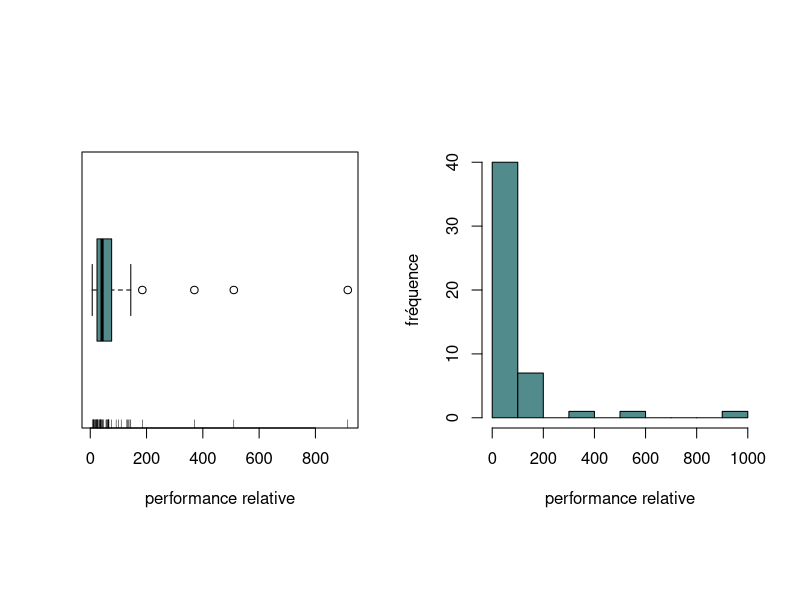
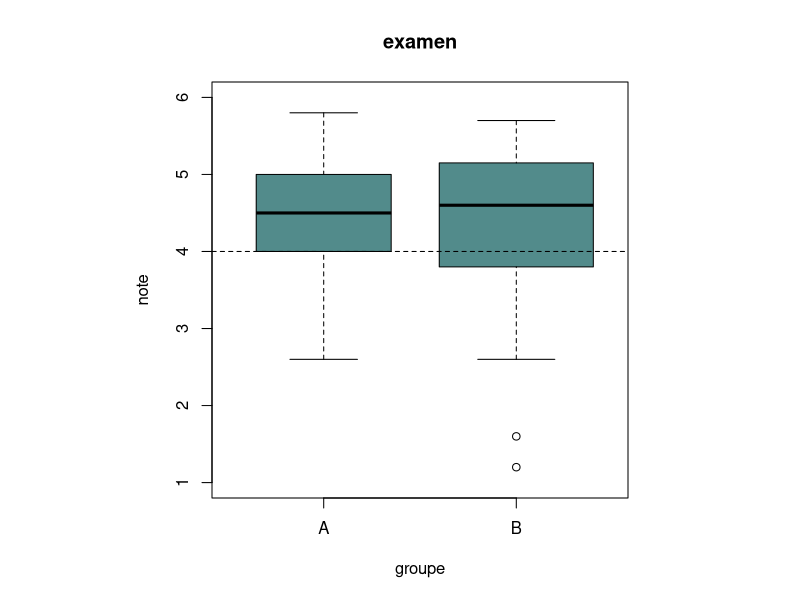
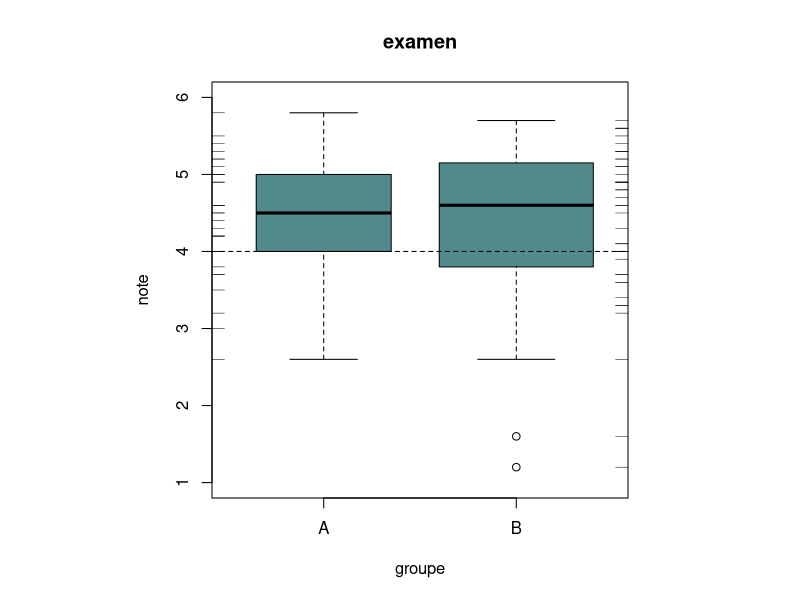

These figures' R source, in order:
## ---- chunk 1
getwd()
## ---- chunk 2
# setwd("MON_NOUVEAU_CHEMIN")
## ---- chunk 3
cpus <- scan("cpus.txt")
## ---- chunk 4
examen <- read.table("examen.txt", header = TRUE)
## ---- chunk 5
cpus
## ---- chunk 6
examen
## ---- chunk 7
cpus[19]
## ---- chunk 8
cpus[5:21]
## ---- chunk 9
cpus[cpus>200]
## ---- chunk 10
examen$note
## ---- chunk 11
examen$note[9]
## ---- chunk 12
mesdonnees<-c(2.9, 3.4, 3.4, 3.7, 3.7, 2.8, 2.1, 2.5, 2.6, 1.5)
mesdonnees
## ---- chunk 13
couleurs<-c("bleu", "vert", "blanc", "noir", "jaune")
couleurs
## ---- chunk 14
 mesdonnees[-c(5:9)]
## ---- chunk 15
ls()
## ---- chunk 16
cpus
## ---- chunk 17
stem(cpus)
## ---- chunk 18
par(mfrow=c(1,2), pty="s")
boxplot(cpus, xlab="performance relative", col="darkslategray4", horizontal=T) 
rug(cpus)
hist(cpus, xlab="performance relative", ylab="fréquence", main="", 
     col="darkslategray4") 
par(mfrow=c(1,1))
## ---- chunk 19
 median(cpus)
## ---- chunk 20
mean(cpus)
## ---- chunk 21
n.cpus<-table(cpus)
as.numeric(names(n.cpus)[n.cpus==max(n.cpus)])
## ---- chunk 22
summary(cpus)
## ---- chunk 23
sd(cpus)
## ---- chunk 24
box <- boxplot(cpus, plot = FALSE);
box
## ---- chunk 25
valeursAtypiques <- box$out
valeursAtypiques
## ---- chunk 26
cpus_clean <- cpus[!cpus %in% valeursAtypiques]
## ---- chunk 27
sd(cpus_clean)
## ---- chunk 28
examen
## ---- chunk 29
lblue<-"#528B8B"
par(pty="s")
boxplot(note~groupe, data=examen, ylim=c(1,6), xlab="groupe", 
        varwidth=T, col=lblue, main="examen")
abline(h=4, lty=2)
## ---- chunk 30
note.A<-split(examen$note, examen$groupe)$A
note.B<-split(examen$note, examen$groupe)$B
## ---- chunk 31
lblue<-"#528B8B"
par(pty="s")
boxplot(note~groupe, data=examen, ylim=c(1,6), xlab="groupe", 
        varwidth=T, col=lblue, main="examen")
abline(h=4, lty=2)
rug(note.A, side=2)  
rug(note.B, side=4)
